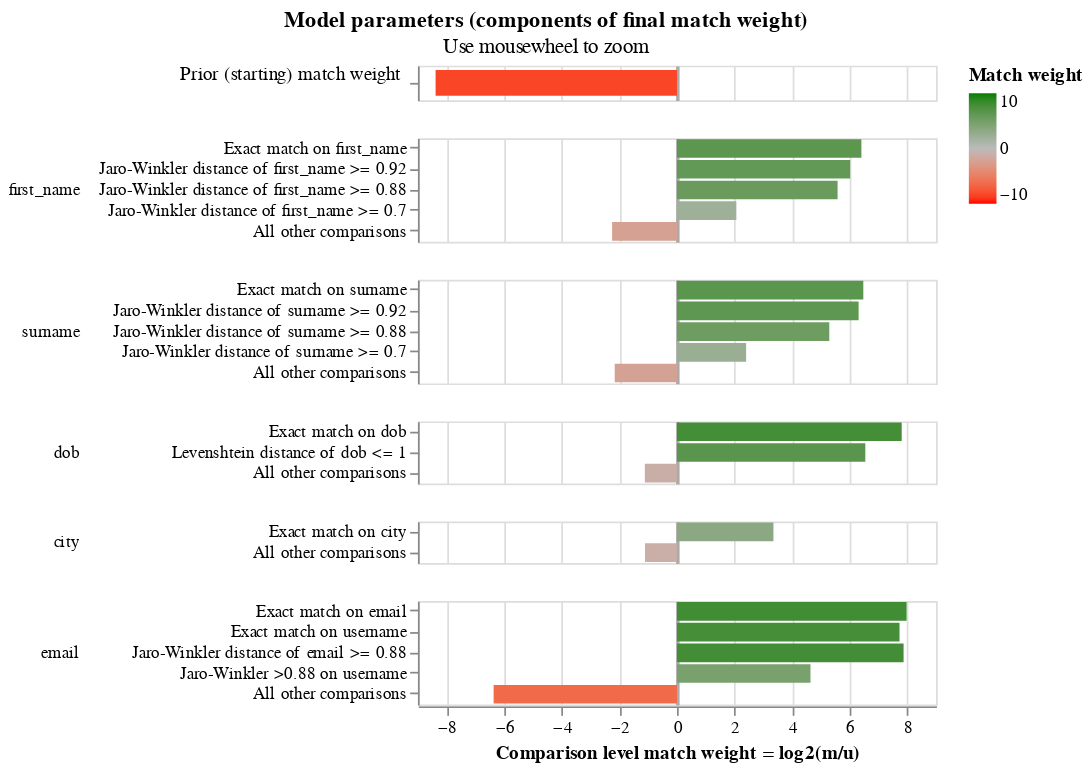

The notebook cell saved with this chart:
### Markdown cell above
## Match Weights

### Code cell
linker.visualisations.match_weights_chart()

### Figure 1 — Vega-Lite specification as saved in the notebook (floating-point values rounded to 4 significant figures)
{"config": {"view": {"continuousWidth": 300, "continuousHeight": 300, "discreteHeight": 60, "discreteWidth": 400}, "header": {"title": null}, "mark": {"tooltip": null}, "title": {"anchor": "middle"}}, "vconcat": [{"mark": {"type": "bar", "clip": true, "height": 15}, "encoding": {"color": {"field": "log2_bayes_factor", "scale": {"domain": [-10, 0, 10], "interpolate": "lab", "range": ["red", "#bbbbbb", "green"]}, "title": "Match weight", "type": "quantitative"}, "tooltip": [{"field": "comparison_name", "title": "Comparison name", "type": "nominal"}, {"field": "probability_two_random_records_match", "format": ".4f", "title": "Probability two random records match", "type": "nominal"}, {"field": "log2_bayes_factor", "format": ",.4f", "title": "Equivalent match weight", "type": "quantitative"}, {"field": "bayes_factor_description", "title": "Match weight description", "type": "nominal"}], "x": {"axis": {"domain": false, "gridColor": {"condition": {"test": "abs(datum.value / 10)  <= 1 & datum.value % 10 === 0", "value": "#aaa"}, "value": "#ddd"}, "gridDash": {"condition": {"test": "abs(datum.value / 10) == 1", "value": [3]}, "value": null}, "gridWidth": {"condition": {"test": "abs(datum.value / 10)  <= 1 & datum.value % 10 === 0", "value": 2}, "value": 1}, "labels": false, "ticks": false, "title": ""}, "field": "log2_bayes_factor", "scale": {"domain": [-9, 9]}, "type": "quantitative"}, "y": {"axis": {"title": "Prior (starting) match weight", "titleAlign": "right", "titleAngle": 0, "titleFontWeight": "normal"}, "field": "label_for_charts", "sort": {"field": "comparison_vector_value", "order": "descending"}, "type": "nominal"}}, "height": 20, "transform": [{"filter": "(datum.comparison_name == 'probability_two_random_records_match')"}]}, {"mark": {"type": "bar", "clip": true}, "encoding": {"color": {"field": "log2_bayes_factor", "scale": {"domain": [-10, 0, 10], "interpolate": "lab", "range": ["red", "#bbbbbb", "green"]}, "title": "Match weight", "type": "quantitative"}, "row": {"field": "comparison_name", "header": {"labelAlign": "left", "labelAnchor": "middle", "labelAngle": 0}, "sort": {"field": "comparison_sort_order"}, "type": "nominal"}, "tooltip": [{"field": "comparison_name", "title": "Comparison name", "type": "nominal"}, {"field": "label_for_charts", "title": "Label", "type": "ordinal"}, {"field": "sql_condition", "title": "SQL condition", "type": "nominal"}, {"field": "m_probability", "format": ".10~g", "title": "M probability", "type": "quantitative"}, {"field": "u_probability", "format": ".10~g", "title": "U probability", "type": "quantitative"}, {"field": "bayes_factor", "format": ",.6f", "title": "Bayes factor = m/u", "type": "quantitative"}, {"field": "log2_bayes_factor", "format": ".4~g", "title": "Match weight = log2(m/u)", "type": "quantitative"}, {"field": "bayes_factor_description", "title": "Match weight description", "type": "nominal"}, {"field": "m_probability_description", "title": "m probability description", "type": "nominal"}, {"field": "u_probability_description", "title": "u probability description", "type": "nominal"}], "x": {"axis": {"gridColor": {"condition": {"test": "abs(datum.value / 10)  <= 1 & datum.value % 10 === 0", "value": "#aaa"}, "value": "#ddd"}, "gridDash": {"condition": {"test": "abs(datum.value / 10) == 1", "value": [3]}, "value": null}, "gridWidth": {"condition": {"test": "abs(datum.value / 10)  <= 1 & datum.value % 10 === 0", "value": 2}, "value": 1}, "title": "Comparison level match weight = log2(m/u)"}, "field": "log2_bayes_factor", "scale": {"domain": [-9, 9]}, "type": "quantitative"}, "y": {"axis": {"title": null}, "field": "label_for_charts", "sort": {"field": "comparison_vector_value", "order": "descending"}, "type": "nominal"}}, "height": {"step": 12}, "resolve": {"axis": {"y": "independent"}, "scale": {"y": "independent"}}, "transform": [{"filter": "(datum.comparison_name != 'probability_two_random_records_match')"}]}], "data": {"name": "data-c2b1da9a0a945137801f80795b207e76"}, "params": [{"name": "mouse_zoom", "select": {"type": "interval", "encodings": ["x"]}, "bind": "scales", "views": []}], "resolve": {"axis": {"y": "independent"}, "scale": {"y": "independent"}}, "title": {"text": "Model parameters (components of final match weight)", "subtitle": "Use mousewheel to zoom"}, "$schema": "https://vega.github.io/schema/vega-lite/v5.9.3.json", "datasets": {"data-c2b1da9a0a945137801f80795b207e76": [{"comparison_name": "probability_two_random_records_match", "sql_condition": null, "label_for_charts": "", "m_probability": null, "u_probability": null, "m_probability_description": null, "u_probability_description": null, "has_tf_adjustments": false, "tf_adjustment_column": null, "tf_adjustment_weight": null, "is_null_level": false, "bayes_factor": 0.002989, "log2_bayes_factor": -8.386, "comparison_vector_value": 0, "max_comparison_vector_value": 0, "bayes_factor_description": "The probability that two random records drawn at random match is 0.003 or one in  335.6 records.This is equivalent to a starting match weight of -8.386.", "probability_two_random_records_match": 0.00298, "comparison_sort_order": -1}, {"comparison_name": "first_name", "sql_condition": "\"first_name_l\" = \"first_name_r\"", "label_for_charts": "Exact match on first_name", "m_probability": 0.4914, "u_probability": 0.005794, "m_probability_description": "Amongst matching record comparisons, 49.14% of records (i.e. one in 2.035) are in the exact match on first_name comparison level", "u_probability_description": "Amongst non-matching record comparisons, 0.5794% of records (i.e. one in 173) are in the exact match on first_name comparison level", "has_tf_adjustments": true, "tf_adjustment_column": "first_name", "tf_adjustment_weight": 1.0, "is_null_level": false, "bayes_factor": 84.82, "log2_bayes_factor": 6.406, "comparison_vector_value": 4, "max_comparison_vector_value": 4, "bayes_factor_description": "If comparison level is `exact match on first_name` then comparison is 84.82 times more likely to be a match", "probability_two_random_records_match": 0.00298, "comparison_sort_order": 0}, {"comparison_name": "first_name", "sql_condition": "jaro_winkler_similarity(\"first_name_l\", \"first_name_r\") >= 0.92", "label_for_charts": "Jaro-Winkler distance of first_name >= 0.92", "m_probability": 0.1518, "u_probability": 0.002343, "m_probability_description": "Amongst matching record comparisons, 15.18% of records (i.e. one in 6.589) are in the jaro-winkler distance of first_name >= 0.92 comparison level", "u_probability_description": "Amongst non-matching record comparisons, 0.2343% of records (i.e. one in 427) are in the jaro-winkler distance of first_name >= 0.92 comparison level", "has_tf_adjustments": false, "tf_adjustment_column": null, "tf_adjustment_weight": 1.0, "is_null_level": false, "bayes_factor": 64.77, "log2_bayes_factor": 6.017, "comparison_vector_value": 3, "max_comparison_vector_value": 4, "bayes_factor_description": "If comparison level is `jaro-winkler distance of first_name >= 0.92` then comparison is 64.77 times more likely to be a match", "probability_two_random_records_match": 0.00298, "comparison_sort_order": 0}, {"comparison_name": "first_name", "sql_condition": "jaro_winkler_similarity(\"first_name_l\", \"first_name_r\") >= 0.88", "label_for_charts": "Jaro-Winkler distance of first_name >= 0.88", "m_probability": 0.07406, "u_probability": 0.001548, "m_probability_description": "Amongst matching record comparisons, 7.406% of records (i.e. one in 13.5) are in the jaro-winkler distance of first_name >= 0.88 comparison level", "u_probability_description": "Amongst non-matching record comparisons, 0.1548% of records (i.e. one in 646) are in the jaro-winkler distance of first_name >= 0.88 comparison level", "has_tf_adjustments": false, "tf_adjustment_column": null, "tf_adjustment_weight": 1.0, "is_null_level": false, "bayes_factor": 47.83, "log2_bayes_factor": 5.58, "comparison_vector_value": 2, "max_comparison_vector_value": 4, "bayes_factor_description": "If comparison level is `jaro-winkler distance of first_name >= 0.88` then comparison is 47.83 times more likely to be a match", "probability_two_random_records_match": 0.00298, "comparison_sort_order": 0}, {"comparison_name": "first_name", "sql_condition": "jaro_winkler_similarity(\"first_name_l\", \"first_name_r\") >= 0.7", "label_for_charts": "Jaro-Winkler distance of first_name >= 0.7", "m_probability": 0.07909, "u_probability": 0.01893, "m_probability_description": "Amongst matching record comparisons, 7.909% of records (i.e. one in 12.64) are in the jaro-winkler distance of first_name >= 0.7 comparison level", "u_probability_description": "Amongst non-matching record comparisons, 1.893% of records (i.e. one in 52.81) are in the jaro-winkler distance of first_name >= 0.7 comparison level", "has_tf_adjustments": false, "tf_adjustment_column": null, "tf_adjustment_weight": 1.0, "is_null_level": false, "bayes_factor": 4.177, "log2_bayes_factor": 2.062, "comparison_vector_value": 1, "max_comparison_vector_value": 4, "bayes_factor_description": "If comparison level is `jaro-winkler distance of first_name >= 0.7` then comparison is 4.177 times more likely to be a match", "probability_two_random_records_match": 0.00298, "comparison_sort_order": 0}, {"comparison_name": "first_name", "sql_condition": "ELSE", "label_for_charts": "All other comparisons", "m_probability": 0.2037, "u_probability": 0.9714, "m_probability_description": "Amongst matching record comparisons, 20.37% of records (i.e. one in 4.91) are in the all other comparisons comparison level", "u_probability_description": "Amongst non-matching record comparisons, 97.14% of records (i.e. one in 1.029) are in the all other comparisons comparison level", "has_tf_adjustments": false, "tf_adjustment_column": null, "tf_adjustment_weight": 1.0, "is_null_level": false, "bayes_factor": 0.2097, "log2_bayes_factor": -2.254, "comparison_vector_value": 0, "max_comparison_vector_value": 4, "bayes_factor_description": "If comparison level is `all other comparisons` then comparison is 4.769 times less likely to be a match", "probability_two_random_records_match": 0.00298, "comparison_sort_order": 0}, {"comparison_name": "surname", "sql_condition": "\"surname_l\" = \"surname_r\"", "label_for_charts": "Exact match on surname", "m_probability": 0.4346, "u_probability": 0.00489, "m_probability_description": "Amongst matching record comparisons, 43.46% of records (i.e. one in 2.301) are in the exact match on surname comparison level", "u_probability_description": "Amongst non-matching record comparisons, 0.489% of records (i.e. one in 204) are in the exact match on surname comparison level", "has_tf_adjustments": true, "tf_adjustment_column": "surname", "tf_adjustment_weight": 1.0, "is_null_level": false, "bayes_factor": 88.87, "log2_bayes_factor": 6.474, "comparison_vector_value": 4, "max_comparison_vector_value": 4, "bayes_factor_description": "If comparison level is `exact match on surname` then comparison is 88.87 times more likely to be a match", "probability_two_random_records_match": 0.00298, "comparison_sort_order": 1}, {"comparison_name": "surname", "sql_condition": "jaro_winkler_similarity(\"surname_l\", \"surname_r\") >= 0.92", "label_for_charts": "Jaro-Winkler distance of surname >= 0.92", "m_probability": 0.2253, "u_probability": 0.002839, "m_probability_description": "Amongst matching record comparisons, 22.53% of records (i.e. one in 4.439) are in the jaro-winkler distance of surname >= 0.92 comparison level", "u_probability_description": "Amongst non-matching record comparisons, 0.2839% of records (i.e. one in 352) are in the jaro-winkler distance of surname >= 0.92 comparison level", "has_tf_adjustments": false, "tf_adjustment_column": null, "tf_adjustment_weight": 1.0, "is_null_level": false, "bayes_factor": 79.35, "log2_bayes_factor": 6.31, "comparison_vector_value": 3, "max_comparison_vector_value": 4, "bayes_factor_description": "If comparison level is `jaro-winkler distance of surname >= 0.92` then comparison is 79.35 times more likely to be a match", "probability_two_random_records_match": 0.00298, "comparison_sort_order": 1}, {"comparison_name": "surname", "sql_condition": "jaro_winkler_similarity(\"surname_l\", \"surname_r\") >= 0.88", "label_for_charts": "Jaro-Winkler distance of surname >= 0.88", "m_probability": 0.04432, "u_probability": 0.001131, "m_probability_description": "Amongst matching record comparisons, 4.432% of records (i.e. one in 22.56) are in the jaro-winkler distance of surname >= 0.88 comparison level", "u_probability_description": "Amongst non-matching record comparisons, 0.1131% of records (i.e. one in 884) are in the jaro-winkler distance of surname >= 0.88 comparison level", "has_tf_adjustments": false, "tf_adjustment_column": null, "tf_adjustment_weight": 1.0, "is_null_level": false, "bayes_factor": 39.17, "log2_bayes_factor": 5.292, "comparison_vector_value": 2, "max_comparison_vector_value": 4, "bayes_factor_description": "If comparison level is `jaro-winkler distance of surname >= 0.88` then comparison is 39.17 times more likely to be a match", "probability_two_random_records_match": 0.00298, "comparison_sort_order": 1}, {"comparison_name": "surname", "sql_condition": "jaro_winkler_similarity(\"surname_l\", \"surname_r\") >= 0.7", "label_for_charts": "Jaro-Winkler distance of surname >= 0.7", "m_probability": 0.07784, "u_probability": 0.01473, "m_probability_description": "Amongst matching record comparisons, 7.784% of records (i.e. one in 12.85) are in the jaro-winkler distance of surname >= 0.7 comparison level", "u_probability_description": "Amongst non-matching record comparisons, 1.473% of records (i.e. one in 67.89) are in the jaro-winkler distance of surname >= 0.7 comparison level", "has_tf_adjustments": false, "tf_adjustment_column": null, "tf_adjustment_weight": 1.0, "is_null_level": false, "bayes_factor": 5.285, "log2_bayes_factor": 2.402, "comparison_vector_value": 1, "max_comparison_vector_value": 4, "bayes_factor_description": "If comparison level is `jaro-winkler distance of surname >= 0.7` then comparison is 5.285 times more likely to be a match", "probability_two_random_records_match": 0.00298, "comparison_sort_order": 1}, {"comparison_name": "surname", "sql_condition": "ELSE", "label_for_charts": "All other comparisons", "m_probability": 0.218, "u_probability": 0.9764, "m_probability_description": "Amongst matching record comparisons, 21.8% of records (i.e. one in 4.588) are in the all other comparisons comparison level", "u_probability_description": "Amongst non-matching record comparisons, 97.64% of records (i.e. one in 1.024) are in the all other comparisons comparison level", "has_tf_adjustments": false, "tf_adjustment_column": null, "tf_adjustment_weight": 1.0, "is_null_level": false, "bayes_factor": 0.2232, "log2_bayes_factor": -2.163, "comparison_vector_value": 0, "max_comparison_vector_value": 4, "bayes_factor_description": "If comparison level is `all other comparisons` then comparison is 4.48 times less likely to be a match", "probability_two_random_records_match": 0.00298, "comparison_sort_order": 1}, {"comparison_name": "dob", "sql_condition": "\"dob_l\" = \"dob_r\"", "label_for_charts": "Exact match on dob", "m_probability": 0.3914, "u_probability": 0.001748, "m_probability_description": "Amongst matching record comparisons, 39.14% of records (i.e. one in 2.555) are in the exact match on dob comparison level", "u_probability_description": "Amongst non-matching record comparisons, 0.1748% of records (i.e. one in 572) are in the exact match on dob comparison level", "has_tf_adjustments": false, "tf_adjustment_column": null, "tf_adjustment_weight": 1.0, "is_null_level": false, "bayes_factor": 224.0, "log2_bayes_factor": 7.807, "comparison_vector_value": 2, "max_comparison_vector_value": 2, "bayes_factor_description": "If comparison level is `exact match on dob` then comparison is 224 times more likely to be a match", "probability_two_random_records_match": 0.00298, "comparison_sort_order": 2}, {"comparison_name": "dob", "sql_condition": "levenshtein(\"dob_l\", \"dob_r\") <= 1", "label_for_charts": "Levenshtein distance of dob <= 1", "m_probability": 0.1494, "u_probability": 0.001602, "m_probability_description": "Amongst matching record comparisons, 14.94% of records (i.e. one in 6.694) are in the levenshtein distance of dob <= 1 comparison level", "u_probability_description": "Amongst non-matching record comparisons, 0.1602% of records (i.e. one in 624) are in the levenshtein distance of dob <= 1 comparison level", "has_tf_adjustments": false, "tf_adjustment_column": null, "tf_adjustment_weight": 1.0, "is_null_level": false, "bayes_factor": 93.27, "log2_bayes_factor": 6.543, "comparison_vector_value": 1, "max_comparison_vector_value": 2, "bayes_factor_description": "If comparison level is `levenshtein distance of dob <= 1` then comparison is 93.27 times more likely to be a match", "probability_two_random_records_match": 0.00298, "comparison_sort_order": 2}, {"comparison_name": "dob", "sql_condition": "ELSE", "label_for_charts": "All other comparisons", "m_probability": 0.4592, "u_probability": 0.9967, "m_probability_description": "Amongst matching record comparisons, 45.92% of records (i.e. one in 2.178) are in the all other comparisons comparison level", "u_probability_description": "Amongst non-matching record comparisons, 99.67% of records (i.e. one in 1.003) are in the all other comparisons comparison level", "has_tf_adjustments": false, "tf_adjustment_column": null, "tf_adjustment_weight": 1.0, "is_null_level": false, "bayes_factor": 0.4607, "log2_bayes_factor": -1.118, "comparison_vector_value": 0, "max_comparison_vector_value": 2, "bayes_factor_description": "If comparison level is `all other comparisons` then comparison is 2.17 times less likely to be a match", "probability_two_random_records_match": 0.00298, "comparison_sort_order": 2}, {"comparison_name": "city", "sql_condition": "\"city_l\" = \"city_r\"", "label_for_charts": "Exact match on city", "m_probability": 0.5626, "u_probability": 0.05515, "m_probability_description": "Amongst matching record comparisons, 56.26% of records (i.e. one in 1.778) are in the exact match on city comparison level", "u_probability_description": "Amongst non-matching record comparisons, 5.515% of records (i.e. one in 18.13) are in the exact match on city comparison level", "has_tf_adjustments": true, "tf_adjustment_column": "city", "tf_adjustment_weight": 1.0, "is_null_level": false, "bayes_factor": 10.2, "log2_bayes_factor": 3.351, "comparison_vector_value": 1, "max_comparison_vector_value": 1, "bayes_factor_description": "If comparison level is `exact match on city` then comparison is 10.2 times more likely to be a match", "probability_two_random_records_match": 0.00298, "comparison_sort_order": 3}, {"comparison_name": "city", "sql_condition": "ELSE", "label_for_charts": "All other comparisons", "m_probability": 0.4374, "u_probability": 0.9449, "m_probability_description": "Amongst matching record comparisons, 43.74% of records (i.e. one in 2.286) are in the all other comparisons comparison level", "u_probability_description": "Amongst non-matching record comparisons, 94.49% of records (i.e. one in 1.058) are in the all other comparisons comparison level", "has_tf_adjustments": false, "tf_adjustment_column": null, "tf_adjustment_weight": 1.0, "is_null_level": false, "bayes_factor": 0.463, "log2_bayes_factor": -1.111, "comparison_vector_value": 0, "max_comparison_vector_value": 1, "bayes_factor_description": "If comparison level is `all other comparisons` then comparison is 2.16 times less likely to be a match", "probability_two_random_records_match": 0.00298, "comparison_sort_order": 3}, {"comparison_name": "email", "sql_condition": "\"email_l\" = \"email_r\"", "label_for_charts": "Exact match on email", "m_probability": 0.553, "u_probability": 0.002194, "m_probability_description": "Amongst matching record comparisons, 55.3% of records (i.e. one in 1.808) are in the exact match on email comparison level", "u_probability_description": "Amongst non-matching record comparisons, 0.2194% of records (i.e. one in 456) are in the exact match on email comparison level", "has_tf_adjustments": true, "tf_adjustment_column": "email", "tf_adjustment_weight": 1.0, "is_null_level": false, "bayes_factor": 252.1, "log2_bayes_factor": 7.978, "comparison_vector_value": 4, "max_comparison_vector_value": 4, "bayes_factor_description": "If comparison level is `exact match on email` then comparison is 252 times more likely to be a match", "probability_two_random_records_match": 0.00298, "comparison_sort_order": 4}, {"comparison_name": "email", "sql_condition": "NULLIF(regexp_extract(\"email_l\", '^[^@]+', 0), '') = NULLIF(regexp_extract(\"email_r\", '^[^@]+', 0), '')", "label_for_charts": "Exact match on username", "m_probability": 0.2209, "u_probability": 0.001039, "m_probability_description": "Amongst matching record comparisons, 22.09% of records (i.e. one in 4.527) are in the exact match on username comparison level", "u_probability_description": "Amongst non-matching record comparisons, 0.1039% of records (i.e. one in 962) are in the exact match on username comparison level", "has_tf_adjustments": false, "tf_adjustment_column": null, "tf_adjustment_weight": 1.0, "is_null_level": false, "bayes_factor": 212.6, "log2_bayes_factor": 7.732, "comparison_vector_value": 3, "max_comparison_vector_value": 4, "bayes_factor_description": "If comparison level is `exact match on username` then comparison is 213 times more likely to be a match", "probability_two_random_records_match": 0.00298, "comparison_sort_order": 4}, {"comparison_name": "email", "sql_condition": "jaro_winkler_similarity(\"email_l\", \"email_r\") >= 0.88", "label_for_charts": "Jaro-Winkler distance of email >= 0.88", "m_probability": 0.2141, "u_probability": 0.0009136, "m_probability_description": "Amongst matching record comparisons, 21.41% of records (i.e. one in 4.67) are in the jaro-winkler distance of email >= 0.88 comparison level", "u_probability_description": "Amongst non-matching record comparisons, 0.09136% of records (i.e. one in 1,095) are in the jaro-winkler distance of email >= 0.88 comparison level", "has_tf_adjustments": false, "tf_adjustment_column": null, "tf_adjustment_weight": 1.0, "is_null_level": false, "bayes_factor": 234.4, "log2_bayes_factor": 7.873, "comparison_vector_value": 2, "max_comparison_vector_value": 4, "bayes_factor_description": "If comparison level is `jaro-winkler distance of email >= 0.88` then comparison is 234 times more likely to be a match", "probability_two_random_records_match": 0.00298, "comparison_sort_order": 4}, {"comparison_name": "email", "sql_condition": "jaro_winkler_similarity(NULLIF(regexp_extract(\"email_l\", '^[^@]+', 0), ''), NULLIF(regexp_extract(\"email_r\", '^[^@]+', 0), '')) >= 0.88", "label_for_charts": "Jaro-Winkler >0.88 on username", "m_probability": 0.0125, "u_probability": 0.0005018, "m_probability_description": "Amongst matching record comparisons, 1.25% of records (i.e. one in 80) are in the jaro-winkler >0.88 on username comparison level", "u_probability_description": "Amongst non-matching record comparisons, 0.05018% of records (i.e. one in 1,993) are in the jaro-winkler >0.88 on username comparison level", "has_tf_adjustments": false, "tf_adjustment_column": null, "tf_adjustment_weight": 1.0, "is_null_level": false, "bayes_factor": 24.91, "log2_bayes_factor": 4.639, "comparison_vector_value": 1, "max_comparison_vector_value": 4, "bayes_factor_description": "If comparison level is `jaro-winkler >0.88 on username` then comparison is 24.91 times more likely to be a match", "probability_two_random_records_match": 0.00298, "comparison_sort_order": 4}, {"comparison_name": "email", "sql_condition": "ELSE", "label_for_charts": "All other comparisons", "m_probability": 0.01203, "u_probability": 0.9954, "m_probability_description": "Amongst matching record comparisons, 1.203% of records (i.e. one in 83.13) are in the all other comparisons comparison level", "u_probability_description": "Amongst non-matching record comparisons, 99.54% of records (i.e. one in 1.005) are in the all other comparisons comparison level", "has_tf_adjustments": false, "tf_adjustment_column": null, "tf_adjustment_weight": 1.0, "is_null_level": false, "bayes_factor": 0.01209, "log2_bayes_factor": -6.371, "comparison_vector_value": 0, "max_comparison_vector_value": 4, "bayes_factor_description": "If comparison level is `all other comparisons` then comparison is 82.74 times less likely to be a match", "probability_two_random_records_match": 0.00298, "comparison_sort_order": 4}]}}
